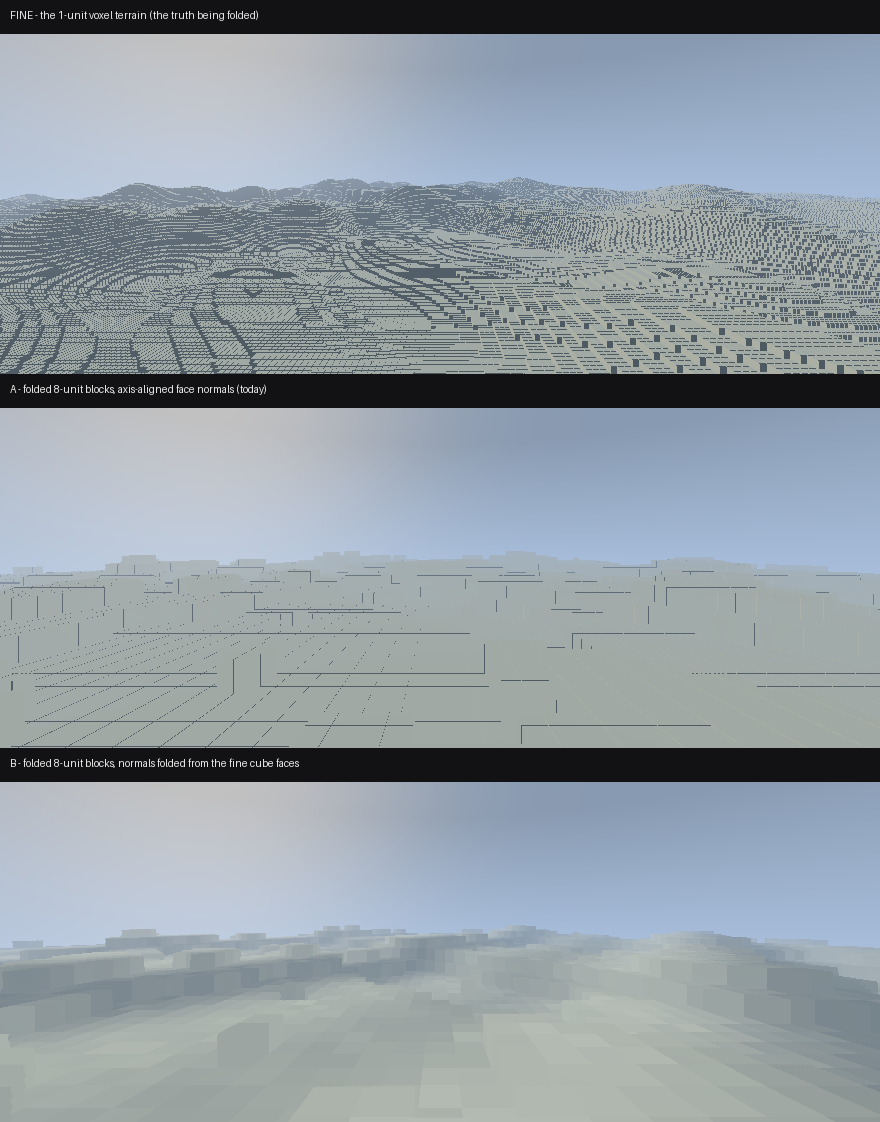

Write Python code to recreate this figure.
#!/usr/bin/env python3
"""Fold demo, three panels from ONE fine voxel set:

  FINE — the 1-unit voxel terrain (the truth being folded)
  A    — folded 8-unit blocks, axis-aligned face normals (today's shading)
  B    — folded 8-unit blocks, normals folded from the fine faces

The fold is real: coarse occupancy = quantized mean of the fine columns in
each 8x8 footprint; the folded normal = area-weighted average of the fine
terrain's actual exposed cube faces (tops contribute +y, side walls
contribute +/-x,+/-z proportional to their area). No analytic gradients —
everything downstream of HF comes from the fine voxel grid.

This is NOT the renderer — it's an offline preview of the
`claude_far_normals` dial and a worked example of the FOLDING.md contract.

Run:  ~/.venvs/voice/bin/python util/claude/fold_normals_ab.py
Out:  util/claude/fold_normals_ab.png
"""

import numpy as np
from PIL import Image, ImageDraw

W, H = 880, 340          # per panel
BF, BC = 1.0, 8.0        # fine and coarse cell size
FOV = 55.0

# ---------------------------------------------------------------- fine set
# A rolling-hills height function, immediately quantized into 1-unit
# voxel columns. HF is the ONLY geometry source below this block.
def rolling(x, z):
    return (10.0 * np.sin(x * 0.021 + 1.7) * np.cos(z * 0.017)
            + 6.0 * np.sin(x * 0.043 - 0.6) * np.sin(z * 0.031 + 0.4)
            + 3.0 * np.sin(x * 0.09 + z * 0.07)
            + 0.012 * z)

X0, Z0 = -620.0, -60.0
NX, NZ = 1240, 1520                      # fine grid, 1 unit
fx = X0 + np.arange(NX) + 0.5
fz = Z0 + np.arange(NZ) + 0.5
HF = np.round(rolling(fx[:, None], fz[None, :]))     # 1-unit voxel columns

# ------------------------------------------------------------- the FOLD
NXC, NZC = NX // 8, NZ // 8
blocks = HF.reshape(NXC, 8, NZC, 8)
# occupancy fold: mean fine height per 8x8 footprint, quantized to blocks
HC = np.round(blocks.mean(axis=(1, 3)) / BC) * BC
# normal fold: area-weighted sum of the fine terrain's exposed faces.
# Each column top: area 1, normal +y. Each wall between neighbour columns:
# area |dh|, normal points from the taller column toward the shorter one,
# i.e. the signed sum along x is -sum(dh_x) (telescopes to the cell's mean
# slope — the average of real cube faces, not an analytic gradient).
dhx = np.zeros_like(HF); dhx[:-1, :] = HF[1:, :] - HF[:-1, :]
dhz = np.zeros_like(HF); dhz[:, :-1] = HF[:, 1:] - HF[:, :-1]
nxc = -dhx.reshape(NXC, 8, NZC, 8).sum(axis=(1, 3))
nzc = -dhz.reshape(NXC, 8, NZC, 8).sum(axis=(1, 3))
nyc = np.full_like(nxc, 64.0)                        # 64 tops of area 1
NC = np.stack([nxc, nyc, nzc], axis=-1)
NC /= np.linalg.norm(NC, axis=-1, keepdims=True)

def h_fine(x, z):
    ix = np.clip(np.floor(x - X0).astype(int), 0, NX - 1)
    iz = np.clip(np.floor(z - Z0).astype(int), 0, NZ - 1)
    return HF[ix, iz]

def h_coarse(x, z):
    ix = np.clip((np.floor(x - X0) // 8).astype(int), 0, NXC - 1)
    iz = np.clip((np.floor(z - Z0) // 8).astype(int), 0, NZC - 1)
    return HC[ix, iz]

def n_folded(x, z):
    ix = np.clip((np.floor(x - X0) // 8).astype(int), 0, NXC - 1)
    iz = np.clip((np.floor(z - Z0) // 8).astype(int), 0, NZC - 1)
    return NC[ix, iz]

# ---------------------------------------------------------------- camera
ro = np.array([0.0, rolling(0, 0) + 26.0, 0.0])
ys, xs = np.mgrid[0:H, 0:W]
u = (xs + 0.5) / W * 2 - 1
v = 1 - (ys + 0.5) / H * 2
t_half = np.tan(np.radians(FOV / 2))
rd = np.stack([u * t_half * (W / H), v * t_half - 0.10,
               np.ones_like(u)], axis=-1)
rd /= np.linalg.norm(rd, axis=-1, keepdims=True)
rd = rd.reshape(-1, 3)
N = rd.shape[0]

def march(hfunc, cell):
    t = np.full(N, 4.0); hit_t = np.zeros(N); alive = np.ones(N, bool)
    for i in range(560):
        p = ro + rd * t[:, None]
        below = p[:, 1] < hfunc(p[:, 0], p[:, 2])
        hit_t[alive & below] = t[alive & below]
        alive &= ~below
        if not alive.any():
            break
        t = np.where(alive, t + np.maximum(0.35, t * 0.006), t)
    hit = hit_t > 0
    lo = np.maximum(hit_t - np.maximum(0.35, hit_t * 0.006), 0.0)
    hi = hit_t.copy()
    for i in range(14):
        mid = 0.5 * (lo + hi)
        p = ro + rd * mid[:, None]
        below = p[:, 1] < hfunc(p[:, 0], p[:, 2])
        hi = np.where(below & hit, mid, hi)
        lo = np.where(~below & hit, mid, lo)
    ph = ro + rd * hi[:, None]
    pb = ro + rd * (hi - 0.30)[:, None]
    nz_ = np.zeros((N, 3))                       # face normal classification
    cxh, czh = np.floor(ph[:, 0] / cell), np.floor(ph[:, 2] / cell)
    cxb, czb = np.floor(pb[:, 0] / cell), np.floor(pb[:, 2] / cell)
    sx = cxh != cxb; sz = (czh != czb) & ~sx; top = ~sx & ~sz
    nz_[top] = [0, 1, 0]
    nz_[sx, 0] = -np.sign(rd[sx, 0]); nz_[sz, 2] = -np.sign(rd[sz, 2])
    return hit, hi, ph, nz_

# ---------------------------------------------------------------- shading
sun = np.array([-0.55, 0.38, 0.74]); sun /= np.linalg.norm(sun)
SUN_COL = np.array([1.00, 0.93, 0.80]) * 1.25
SKY_COL = np.array([0.42, 0.55, 0.75])
ALBEDO = np.array([0.52, 0.55, 0.48])

def shade(hit, hit_t, n):
    lam = np.clip(n @ sun, 0, 1)[:, None]
    amb = (0.30 + 0.22 * np.clip(n[:, 1], 0, 1))[:, None]
    col = ALBEDO * (SUN_COL * lam + SKY_COL * amb)
    horizon = np.clip(rd[:, 1] * 2.2 + 0.35, 0, 1)[:, None]
    sky = SKY_COL * (1.05 - 0.45 * horizon) + np.array([0.30, 0.22, 0.10]) * \
        np.clip(rd @ sun, 0, 1)[:, None] ** 8
    fog = np.clip(hit_t / 950.0, 0, 1)[:, None] ** 1.4
    col = col * (1 - fog) + sky * fog
    col = np.where(hit[:, None], col, sky)
    return (np.clip(col, 0, 1) ** (1 / 2.2) * 255).astype(np.uint8).reshape(H, W, 3)

hitF, tF, pF, nF = march(h_fine, BF)
hitC, tC, pC, nC_face = march(h_coarse, BC)
imgF = shade(hitF, tF, nF)
imgA = shade(hitC, tC, nC_face)
imgB = shade(hitC, tC, n_folded(pC[:, 0], pC[:, 2]))

PAD = 34
out = Image.new("RGB", (W, H * 3 + PAD * 3), (18, 18, 20))
d = ImageDraw.Draw(out)
for i, (img, label) in enumerate([
        (imgF, "FINE - the 1-unit voxel terrain (the truth being folded)"),
        (imgA, "A - folded 8-unit blocks, axis-aligned face normals (today)"),
        (imgB, "B - folded 8-unit blocks, normals folded from the fine cube faces")]):
    out.paste(Image.fromarray(img), (0, PAD * (i + 1) + H * i))
    d.text((10, PAD * i + H * i + 9), label, fill=(235, 235, 235))
path = __file__.replace(".py", ".png")
out.save(path)
print("wrote", path)
